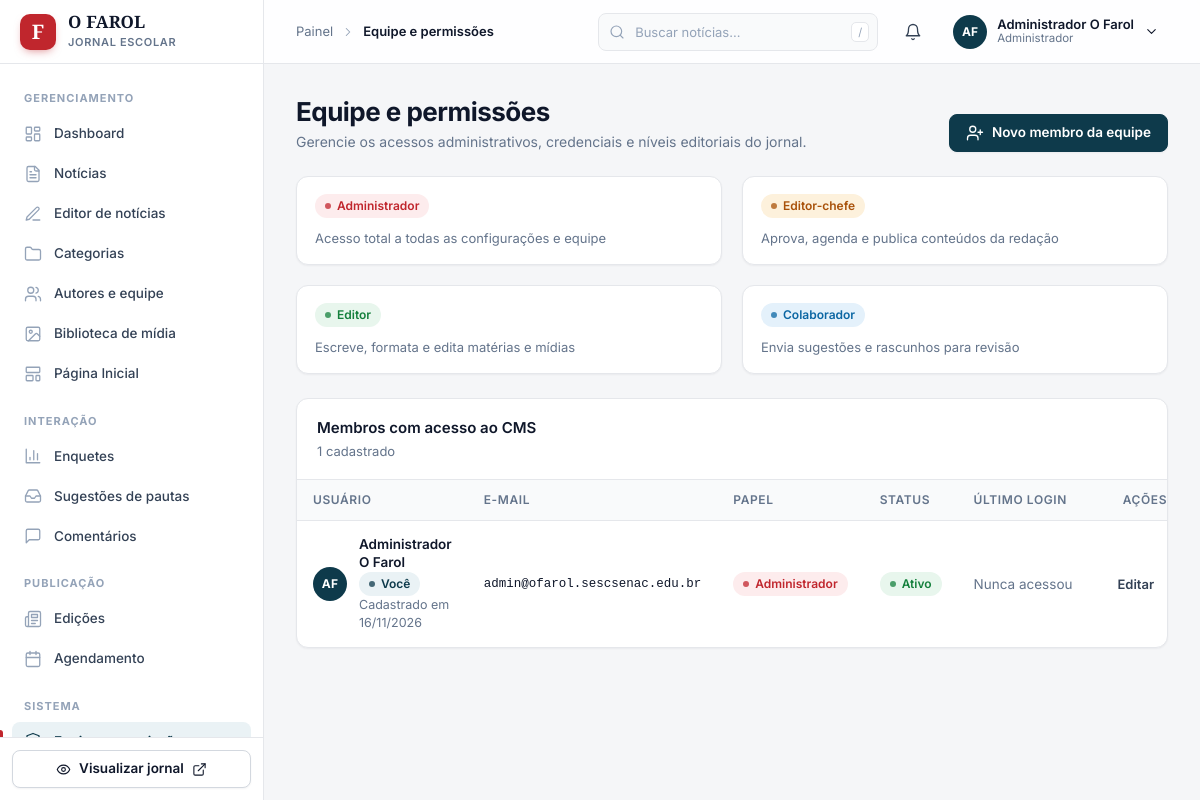
/admin/users.php (signed in), run on the app's committed database.
### tables this page shows
CREATE TABLE `usuarios` (
  `id` INT AUTO_INCREMENT PRIMARY KEY,
  `nome` VARCHAR(120) NOT NULL,
  `email` VARCHAR(150) NOT NULL UNIQUE,
  `senha` VARCHAR(255) NOT NULL,
  `papel` ENUM('admin', 'editor_chefe', 'editor', 'colaborador') NOT NULL DEFAULT 'editor',
  `ativo` TINYINT(1) NOT NULL DEFAULT 1,
  `ultimo_login` DATETIME NULL,
  `tentativas_falhas` INT NOT NULL DEFAULT 0,
  `bloqueado_ate` DATETIME NULL,
  `criado_em` TIMESTAMP DEFAULT CURRENT_TIMESTAMP,
  `atualizado_em` TIMESTAMP DEFAULT CURRENT_TIMESTAMP ON UPDATE CURRENT_TIMESTAMP
);

### includes/functions.php (called while the page is built, shortened)
<?php
function e(?string $string): string {
    return htmlspecialchars((string)$string, ENT_QUOTES, 'UTF-8');
}

### admin/users.php (the view, shortened to what this page needs)
<?php
require_once __DIR__ . '/header.php';
$pdo = getDBConnection();
$usuarios = [];
if ($pdo) {
    try {
        $stmt = $pdo->query("SELECT * FROM usuarios ORDER BY id ASC");
        $usuarios = $stmt->fetchAll();
    } catch (Exception $e) {}
}
$papeis = [
    'admin' => ['nome' => 'Administrador', 'desc' => 'Acesso total a todas as configurações e equipe', 'cor' => 'bg-red-50 text-red-700 border-red-200'],
    'editor_chefe' => ['nome' => 'Editor-chefe', 'desc' => 'Aprova, agenda e publica conteúdos da redação', 'cor' => 'bg-amber-50 text-amber-700 border-amber-200'],
    'editor' => ['nome' => 'Editor', 'desc' => 'Escreve, formata e edita matérias e mídias', 'cor' => 'bg-emerald-50 text-emerald-700 border-emerald-200'],
    'colaborador' => ['nome' => 'Colaborador', 'desc' => 'Envia sugestões e rascunhos para revisão', 'cor' => 'bg-sky-50 text-sky-700 border-sky-200']
];
?>
<?= ui_page_header('Equipe e permissões', 'Gerencie os acessos administrativos, credenciais e níveis editoriais do jornal.',
    '<button type="button" class="btn btn--primary" data-modal-open="modal-novo-usuario">' . ui_icon('user-plus') . ' Novo membro da equipe</button>') ?>
<?php $tons_papel = ['admin' => 'accent', 'editor_chefe' => 'warn', 'editor' => 'ok', 'colaborador' => 'info']; ?>
<div class="cols cols--4 mb-6">
  <?php foreach ($papeis as $chave => $info): ?>
    <div class="card" style="padding:16px 18px">
      <?= ui_badge($info['nome'], $tons_papel[$chave] ?? 'neutral') ?>
      <p class="muted text-sm" style="margin-top:10px"><?= e($info['desc']) ?></p>
    </div>
  <?php endforeach; ?>
</div>
<div class="card card--flush">
  <div class="card__head">
    <div>
      <div class="card__title">Membros com acesso ao CMS</div>
      <div class="card__sub"><?= count($usuarios) ?> cadastrado<?= count($usuarios) === 1 ? '' : 's' ?></div>
    </div>
  </div>
  <?php if (empty($usuarios)): ?>
    <?= ui_empty('users', 'Nenhum membro encontrado', 'Cadastre os membros da equipe que terão acesso ao painel.') ?>
  <?php else: ?>
    <div class="tbl-wrap">
      <table class="tbl" style="min-width:820px">
        <thead>
          <tr><th>Usuário</th><th>E-mail</th><th>Papel</th><th>Status</th><th>Último login</th><th class="t-right">Ações</th></tr>
        </thead>
        <tbody>
          <?php foreach ($usuarios as $u): ?>
            <?php $eu = ((int)$u['id'] === (int)($_SESSION['usuario_id'] ?? 0)); ?>
            <tr>
              <td>
                <div class="cell">
                  <span class="avatar"><?= e(ui_initials($u['nome'])) ?></span>
                  <div>
                    <div class="cell__title"><?= e($u['nome']) ?> <?php if ($eu): ?><?= ui_badge('Você', 'brand') ?><?php endif; ?></div>
                    <div class="cell__meta">Cadastrado em <?= e(ui_date($u['criado_em'] ?? null, false)) ?></div>
                  </div>
                </div>
              </td>
              <td class="mono"><?= e($u['email']) ?></td>
              <td><?= ui_badge($papeis[$u['papel']]['nome'] ?? ucfirst((string)$u['papel']), $tons_papel[$u['papel']] ?? 'neutral') ?></td>
              <td><?= $u['ativo'] ? ui_badge('Ativo', 'ok') : ui_badge('Inativo', 'bad') ?></td>
              <td class="t-nowrap muted"><?= $u['ultimo_login'] ? e(ui_date($u['ultimo_login'])) : 'Nunca acessou' ?></td>
              <td class="t-right t-nowrap">
                <span class="row-actions">
                  <button type="button" class="btn btn--sm btn--ghost" data-edit-user="<?= e((string)json_encode(['id' => (int)$u['id'], 'nome' => $u['nome'], 'email' => $u['email'], 'papel' => $u['papel'], 'ativo' => (int)$u['ativo']], JSON_UNESCAPED_UNICODE)) ?>">Editar</button>
                </span>
              </td>
            </tr>
          <?php endforeach; ?>
        </tbody>
      </table>
    </div>
  <?php endif; ?>
</div>
<?php require_once __DIR__ . '/footer.php'; ?>

### admin/ui.php (shortened to what this page needs)
<?php
function ui_icon(string $name, string $class = ''): string
{
    $inner = $paths[$name] ?? $paths['news'];
    $cls = trim('ic ' . $class);
    return '<svg class="' . htmlspecialchars($cls, ENT_QUOTES, 'UTF-8') . '" viewBox="0 0 24 24" fill="none" stroke="currentColor" stroke-width="1.75" stroke-linecap="round" stroke-linejoin="round" aria-hidden="true">' . $inner . '</svg>';
}
function ui_initials(?string $name): string
{
    $name = trim((string)$name);
    $parts = preg_split('/\s+/u', $name) ?: [$name];
    $first = mb_strtoupper(mb_substr($parts[0], 0, 1));
    if (count($parts) > 1) {
        return $first . mb_strtoupper(mb_substr($parts[count($parts) - 1], 0, 1));
    }
    return $first . mb_strtolower(mb_substr($parts[0], 1, 1));
}
function ui_badge(string $text, string $tone = 'neutral'): string
{
    $tone = in_array($tone, ['ok', 'warn', 'info', 'bad', 'brand', 'accent'], true) ? ' badge--' . $tone : '';
    return '<span class="badge' . $tone . '">' . htmlspecialchars($text, ENT_QUOTES, 'UTF-8') . '</span>';
}
function ui_page_header(string $title, string $subtitle = '', string $actions = ''): string
{
    $html = '<div class="page-head"><div><h1>' . htmlspecialchars($title, ENT_QUOTES, 'UTF-8') . '</h1>';
    if ($subtitle !== '') {
        $html .= '<p>' . htmlspecialchars($subtitle, ENT_QUOTES, 'UTF-8') . '</p>';
    }
    $html .= '</div>';
    if ($actions !== '') {
        $html .= '<div class="page-head__actions">' . $actions . '</div>';
    }
    return $html . '</div>';
}
function ui_date(?string $datetime, bool $withTime = true): string
{
    $ts = $datetime ? strtotime($datetime) : false;
    return date($withTime ? 'd/m/Y H:i' : 'd/m/Y', $ts);
}

### assets/css/main.css (style rules this page uses)
*,:after,:before { --tw-border-spacing-x:0;--tw-border-spacing-y:0;--tw-translate-x:0;--tw-translate-y:0;--tw-rotate:0;--tw-skew-x:0;--tw-skew-y:0;--tw-scale-x:1;--tw-scale-y:1;--tw-pan-x: ;--tw-pan-y: ;--tw-pinch-zoom: ;--tw-scroll-snap-strictness:proximity;--tw-gradient-from-position: ;--tw-gradient-via-position: ;--tw-gradient-to-position: ;--tw-ordinal: ;--tw-slashed-zero: ;--tw-numeric-figure: ;--tw-numeric-spacing: ;--tw-numeric-fraction: ;--tw-ring-inset: ;--tw-ring-offset-width:0px;--tw-ring-offset-color:#fff;--tw-ring-color:rgba(59,130,246,.5);--tw-ring-offset-shadow:0 0 #0000;--tw-ring-shadow:0 0 #0000;--tw-shadow:0 0 #0000;--tw-shadow-colored:0 0 #0000;--tw-blur: ;--tw-brightness: ;--tw-contrast: ;--tw-grayscale: ;--tw-hue-rotate: ;--tw-invert: ;--tw-saturate: ;--tw-sepia: ;--tw-drop-shadow: ;--tw-backdrop-blur: ;--tw-backdrop-brightness: ;--tw-backdrop-contrast: ;--tw-backdrop-grayscale: ;--tw-backdrop-hue-rotate: ;--tw-backdrop-invert: ;--tw-backdrop-opacity: ;--tw-backdrop-saturate: ;--tw-backdrop-sepia: ;--tw-contain-size: ;--tw-contain-layout: ;--tw-contain-paint: ;--tw-contain-style: }
*,:after,:before { box-sizing:border-box;border:0 solid #e5e7eb }
:after,:before { --tw-content:"" }
:host,html { line-height:1.5;-webkit-text-size-adjust:100%;-moz-tab-size:4;-o-tab-size:4;tab-size:4;font-family:Inter,system-ui,-apple-system,sans-serif;font-feature-settings:normal;font-variation-settings:normal;-webkit-tap-highlight-color:transparent }
body { margin:0;line-height:inherit }
h1,h2,h3,h4,h5,h6 { font-size:inherit;font-weight:inherit }
table { text-indent:0;border-color:inherit;border-collapse:collapse }
button,input,optgroup,select,textarea { font-family:inherit;font-feature-settings:inherit;font-variation-settings:inherit;font-size:100%;font-weight:inherit;line-height:inherit;letter-spacing:inherit;color:inherit;margin:0;padding:0 }
button,select { text-transform:none }
button,input:where([type=button]),input:where([type=reset]),input:where([type=submit]) { -webkit-appearance:button;background-color:transparent;background-image:none }
blockquote,dd,dl,figure,h1,h2,h3,h4,h5,h6,hr,p,pre { margin:0 }
[role=button],button { cursor:pointer }
audio,canvas,embed,iframe,img,object,svg,video { display:block;vertical-align:middle }
body { background-color:#f5f3ec;color:#111827;font-family:Inter,system-ui,-apple-system,sans-serif;-webkit-font-smoothing:antialiased }
.font-editorial,h1,h2,h3,h4 { font-family:Playfair Display,Georgia,serif }
.mb-6 { margin-bottom:1.5rem }
.text-sm { font-size:.875rem;line-height:1.25rem }

### data on the page
usuarios: nome "AF", nome "Administrador O Farol", text "Você Administrador Ativo", criado_em "16/11/2026", email "admin@ofarol.sescsenac.edu.br", shows "Nunca acessou"

### other printed values
$group_title "GERENCIAMENTO"
$label "Dashboard"
$label "Notícias"
$label "Editor de notícias"
$label "Categorias"
$label "Autores e equipe"
$label "Biblioteca de mídia"
$label "Página Inicial"
$group_title "INTERAÇÃO"
$label "Enquetes"
$label "Sugestões de pautas"
$label "Comentários"
$group_title "PUBLICAÇÃO"
$label "Edições"
$label "Agendamento"
